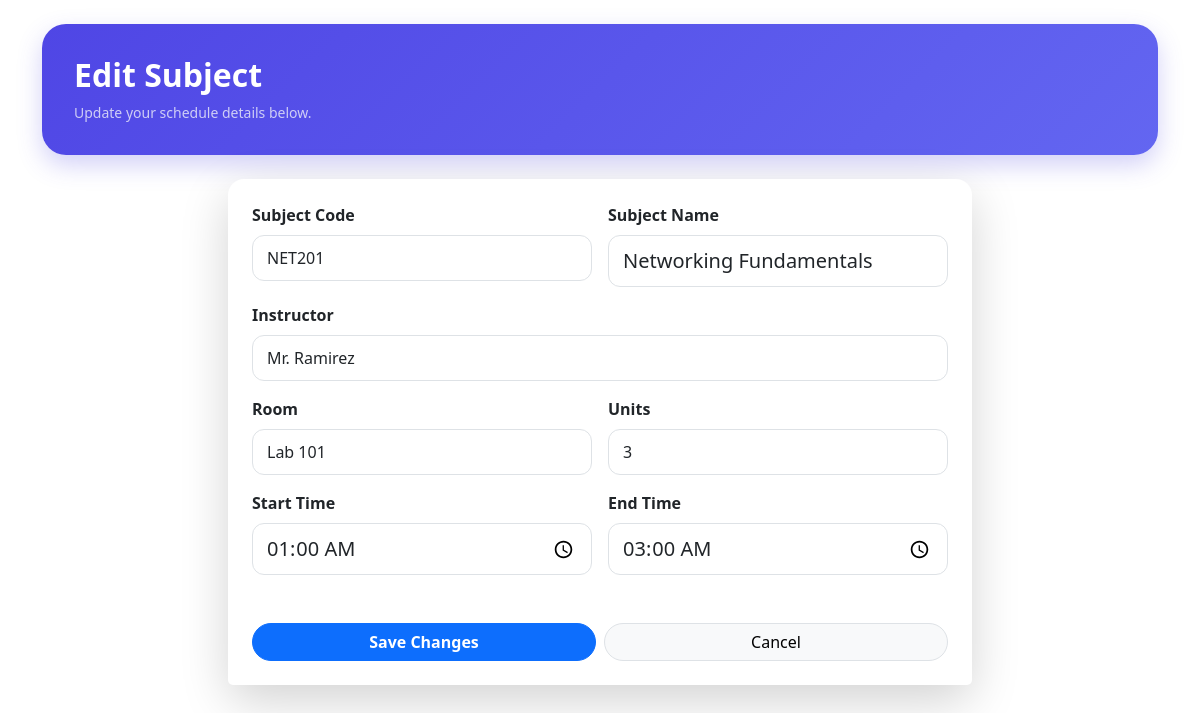
The page /dashboard/edit_subject.php?id=14 (signed in) on the database its author committed.
### tables this page shows
CREATE TABLE `schedules` (
  `id` int(11) NOT NULL,
  `day_id` int(11) NOT NULL,
  `subject_name` varchar(100) NOT NULL,
  `subject_code` varchar(50) DEFAULT NULL,
  `instructor` varchar(100) DEFAULT NULL,
  `units` int(11) DEFAULT 0,
  `start_time` time NOT NULL,
  `end_time` time NOT NULL,
  `room` varchar(100) DEFAULT NULL,
  `created_at` timestamp NOT NULL DEFAULT current_timestamp()
);

### dashboard/process_edit.php (called while the page is built, shortened)
<?php
require '../includes/db.php';
$id = (int) $_GET['id'];
$stmt = $conn->prepare("
    SELECT * FROM schedules
    WHERE id = ?
");
$stmt->bind_param("i", $id);
$stmt->execute();
$subject = $stmt->get_result()->fetch_assoc();
?>

### dashboard/edit_subject.php (the view, shortened to what this page needs)
<?php
include 'process_edit.php';
include '../includes/header.php';
?>
<link href="../assets/css/edit_subject.css" rel="stylesheet">
</head>
<body>
<div class="container py-4">
    <div class="welcome-card mb-4">
        <div class="row align-items-center g-4">
            <div class="col-12 col-lg-8">
                <h2 class="fw-bold text-white mb-2">
                    Edit Subject
                </h2>
                <p class="text-light opacity-75 mb-0 small">
                    Update your schedule details below.
                </p>
            </div>
        </div>
    </div>
    <form action="process_edit_subject.php" method="POST">
        <div class="col-12 col-sm-8 mx-auto card border-0 shadow-lg rounded-4">
            <div class="card-body p-4">
                <div class="row g-3 mb-3">
                    <div class="col-md-6">
                        <label class="form-label fw-semibold">
                            Subject Code
                        </label>
                        <input type="text"
                                name="subject_code"
                                class="form-control"
                                value="<?= htmlspecialchars($subject['subject_code']); ?>"
                                required>
                    </div>
                    <div class="col-md-6">
                        <label class="form-label fw-semibold">Subject Name</label>
                        <input type="text"
                            name="subject_name"
                            class="form-control form-control-lg"
                            value="<?= htmlspecialchars($subject['subject_name']); ?>"
                            required>
                    </div>
                </div>
                <div class="mb-3">
                    <label class="form-label fw-semibold">
                        Instructor
                    </label>
                    <input type="text"
                            name="instructor"
                            class="form-control"
                            value="<?= htmlspecialchars($subject['instructor']); ?>"
                            required>
                </div>
                <div class="row g-3 mb-3">
                    <div class="col-md-6">
                        <label class="form-label fw-semibold">
                            Room
                        </label>
                        <input type="text"
                            name="room"
                            class="form-control"
                            value="<?= htmlspecialchars($subject['room']); ?>"
                            required>
                    </div>
                    <div class="col-md-6">
                        <label class="form-label fw-semibold">
                            Units
                        </label>
                        <input type="number"
                                name="units"
                                class="form-control"
                                min="0"
                                value="<?= htmlspecialchars($subject['units']); ?>"
                                required>
                    </div>
                </div>
                <div class="row g-3">
                    <div class="col-md-6">
                        <label class="form-label fw-semibold">Start Time</label>
                        <input type="time"
                            name="start_time"
                            class="form-control form-control-lg"
                            value="<?= $subject['start_time']; ?>"
                            required>
                    </div>
                    <div class="col-md-6">
                        <label class="form-label fw-semibold">End Time</label>
                        <input type="time"
                            name="end_time"
                            class="form-control form-control-lg"
                            value="<?= $subject['end_time']; ?>"
                            required>
                    </div>
                </div>
            </div>
            <div class="card-footer bg-white border-0 p-4">
                <div class="d-flex gap-2">
                    <button type="submit"
                            class="btn btn-primary w-50 rounded-pill fw-semibold">
                        Save Changes
                    </button>
                    <a href="day_schedule.php?id=<?= $subject['day_id']; ?>"
                    class="btn btn-light border w-50 rounded-pill">
                        Cancel
                    </a>
                </div>
            </div>
        </div>
    </form>
</div>
</body>
</html>

### assets/css/edit_subject.css (style rules this page uses)
.form-control { border-radius: 12px; padding: 10px 14px; }
.card { border-radius: 18px; }
.welcome-card { background: linear-gradient(135deg, #4f46e5, #6366f1); border-radius: 24px; padding: 2rem; box-shadow: 0 10px 25px rgba(79, 70, 229, 0.25); }

### rows shown on the page
schedules: subject_code "NET201", subject_name "Networking Fundamentals", instructor "Mr. Ramirez", room "Lab 101", units "3", start_time "01:00:00", end_time "03:00:00"
